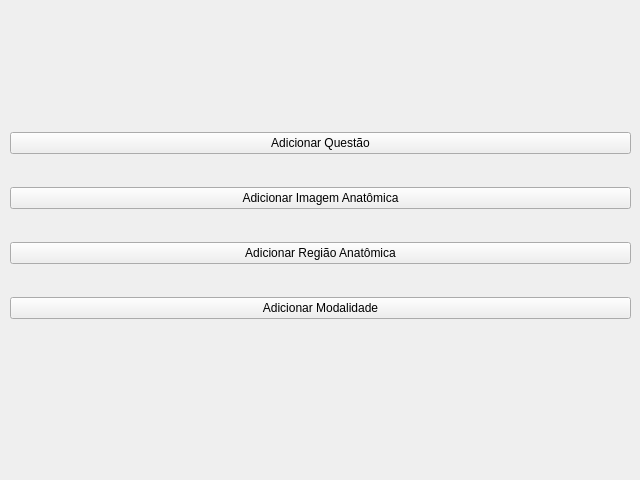
<?xml version="1.0" encoding="UTF-8"?>
<ui version="4.0">
 <class>EntriesWindow</class>
 <widget class="QWidget" name="EntriesWindow">
  <property name="geometry">
   <rect>
    <x>0</x>
    <y>0</y>
    <width>640</width>
    <height>480</height>
   </rect>
  </property>
  <property name="windowTitle">
   <string>Form</string>
  </property>
  <widget class="QWidget" name="layoutWidget">
   <property name="geometry">
    <rect>
     <x>10</x>
     <y>105</y>
     <width>621</width>
     <height>241</height>
    </rect>
   </property>
   <layout class="QVBoxLayout" name="verticalLayout">
    <item>
     <widget class="QPushButton" name="pushButton">
      <property name="text">
       <string>Adicionar Questão</string>
      </property>
     </widget>
    </item>
    <item>
     <widget class="QPushButton" name="pushButton_3">
      <property name="text">
       <string>Adicionar Imagem Anatômica</string>
      </property>
     </widget>
    </item>
    <item>
     <widget class="QPushButton" name="pushButton_4">
      <property name="text">
       <string>Adicionar Região Anatômica</string>
      </property>
     </widget>
    </item>
    <item>
     <widget class="QPushButton" name="newModalityButton">
      <property name="text">
       <string>Adicionar Modalidade</string>
      </property>
     </widget>
    </item>
   </layout>
  </widget>
 </widget>
 <resources/>
 <connections/>
</ui>
